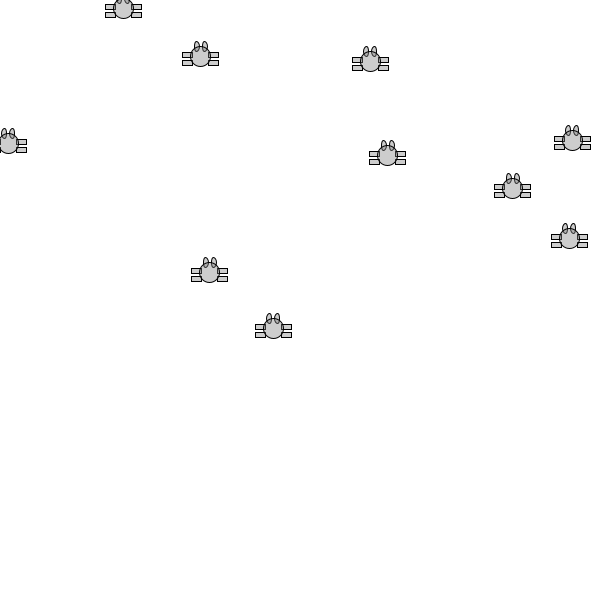
Frame 1 (no input)
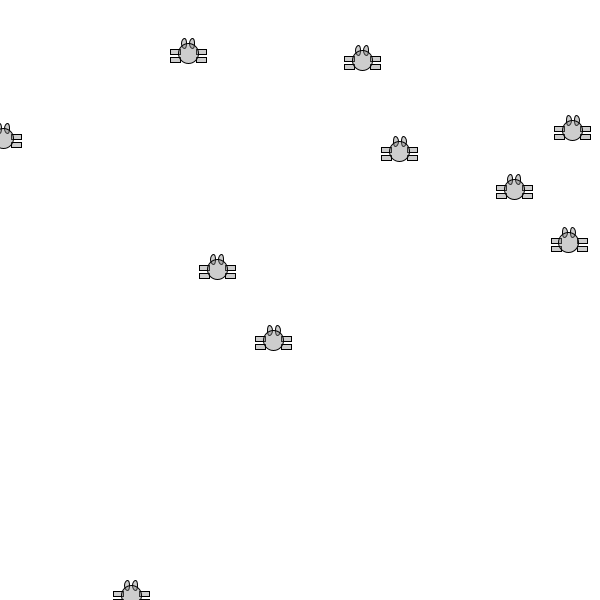
Frame 60 (the mouse pressed at the canvas centre just before this capture)
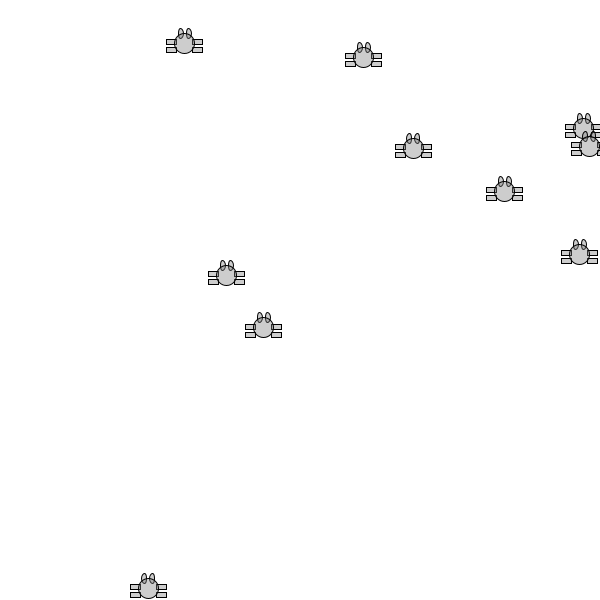
Frame 120 (the mouse held since frame 60 and released just before this capture)

The Processing sketch that drew these frames (run headless with seeded random() and noise(); from frame 60 on, the mouse is pressed at the canvas centre):

// Processing sketch: Aufgabe_1
// ── Aufgabe_1.pde
Ameise[] Ameisen=new Ameise[10];

void setup(){
  size(600, 600);
  for(int i=0; i<Ameisen.length; i++){
    Ameisen[i]=new Ameise();
  }
}
void draw(){
  background(255);
  for(int i=0; i<Ameisen.length; i++){
    Ameisen[i].bewegen();
   Ameisen[i].display();
  }
}


class Ameise{
  float x;
  float y;
  float diameter;

  float yspeed;
  float xspeed;
  
  Ameise(){
    x=random(width);
    y=random(height);

  }
  
  void bewegen(){
   y =y+random(-2, 2);
    x=x+random(-2, 2);
     if (x > width) {
  x = 0;
} else if (x < 0) {
  x = width;
}
   if (y > height) {
  y = 0;
} else if (y < 0) {
  y = height;
}
  }
  void display(){
    fill(127, 100);
    ellipse(x-4, y-10, 5, 10);
    ellipse(x+4, y-10, 5, 10);
    rect(x-18, y-4, 10, 5);
    rect(x-18, y+4, 10, 5);
    rect(x+8, y-4, 10, 5);
    rect(x+8, y+4, 10, 5);
    ellipse(x, y, 20, 20);
    
  }
  
}
    
    
